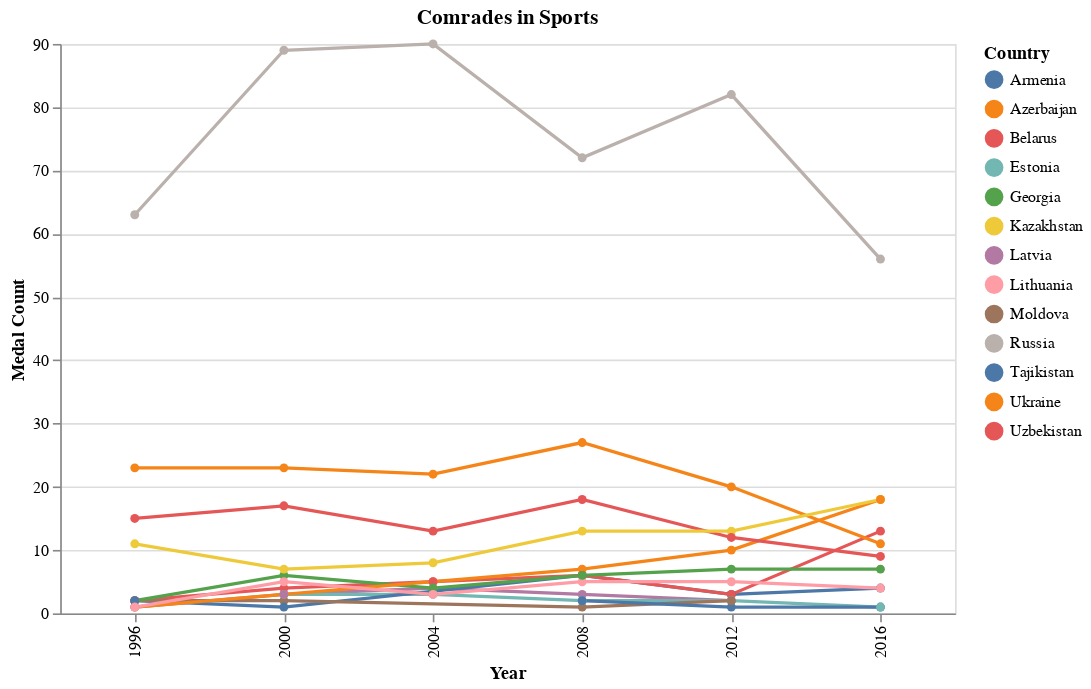

Notebook source saved alongside this figure:
### Code cell
alt.Chart(fsr_medal_count).mark_line(point = True).encode(
    x = 'Year:O',
    y = alt.Y('n_medals', title = 'Medal Count'),
    color = alt.Color("Country:N"),
    tooltip = [alt.Tooltip('Country')]).properties(
    title = "Comrades in Sports",
    width = 550,
    height = 350
)

### Figure 1 — Vega-Lite specification as saved in the notebook (floating-point values rounded to 4 significant figures)
{"config": {"view": {"continuousWidth": 400, "continuousHeight": 300}}, "data": {"name": "data-4030e7ba6bf392fd2ff9db03ea0e2102"}, "mark": {"type": "line", "point": true}, "encoding": {"color": {"type": "nominal", "field": "Country"}, "tooltip": [{"type": "nominal", "field": "Country"}], "x": {"type": "ordinal", "field": "Year"}, "y": {"type": "quantitative", "field": "n_medals", "title": "Medal Count"}}, "height": 350, "title": "Comrades in Sports", "width": 550, "$schema": "https://vega.github.io/schema/vega-lite/v4.8.1.json", "datasets": {"data-4030e7ba6bf392fd2ff9db03ea0e2102": [{"Country": "Latvia", "n_medals": 4, "Year": 2004, "rank": 7}, {"Country": "Estonia", "n_medals": 3, "Year": 2004, "rank": 9}, {"Country": "Armenia", "n_medals": 3, "Year": 2012, "rank": 8}, {"Country": "Uzbekistan", "n_medals": 3, "Year": 2012, "rank": 9}, {"Country": "Uzbekistan", "n_medals": 13, "Year": 2016, "rank": 4}, {"Country": "Armenia", "n_medals": 4, "Year": 2016, "rank": 8}, {"Country": "Moldova", "n_medals": 2, "Year": 2000, "rank": 11}, {"Country": "Georgia", "n_medals": 2, "Year": 1996, "rank": 6}, {"Country": "Azerbaijan", "n_medals": 1, "Year": 1996, "rank": 11}, {"Country": "Azerbaijan", "n_medals": 7, "Year": 2008, "rank": 5}, {"Country": "Ukraine", "n_medals": 22, "Year": 2004, "rank": 2}, {"Country": "Tajikistan", "n_medals": 1, "Year": 2016, "rank": 11}, {"Country": "Ukraine", "n_medals": 23, "Year": 2000, "rank": 2}, {"Country": "Belarus", "n_medals": 15, "Year": 1996, "rank": 3}, {"Country": "Kazakhstan", "n_medals": 13, "Year": 2008, "rank": 4}, {"Country": "Armenia", "n_medals": 6, "Year": 2008, "rank": 6}, {"Country": "Moldova", "n_medals": 1, "Year": 2008, "rank": 13}, {"Country": "Latvia", "n_medals": 2, "Year": 2012, "rank": 10}, {"Country": "Russia", "n_medals": 56, "Year": 2016, "rank": 1}, {"Country": "Russia", "n_medals": 63, "Year": 1996, "rank": 1}, {"Country": "Uzbekistan", "n_medals": 6, "Year": 2008, "rank": 8}, {"Country": "Lithuania", "n_medals": 5, "Year": 2008, "rank": 9}, {"Country": "Russia", "n_medals": 90, "Year": 2004, "rank": 1}, {"Country": "Kazakhstan", "n_medals": 13, "Year": 2012, "rank": 3}, {"Country": "Belarus", "n_medals": 12, "Year": 2012, "rank": 4}, {"Country": "Lithuania", "n_medals": 5, "Year": 2012, "rank": 7}, {"Country": "Georgia", "n_medals": 7, "Year": 2016, "rank": 7}, {"Country": "Georgia", "n_medals": 6, "Year": 2000, "rank": 5}, {"Country": "Uzbekistan", "n_medals": 4, "Year": 2000, "rank": 7}, {"Country": "Moldova", "n_medals": 2, "Year": 1996, "rank": 7}, {"Country": "Ukraine", "n_medals": 27, "Year": 2008, "rank": 2}, {"Country": "Azerbaijan", "n_medals": 5, "Year": 2004, "rank": 5}, {"Country": "Ukraine", "n_medals": 20, "Year": 2012, "rank": 2}, {"Country": "Georgia", "n_medals": 7, "Year": 2012, "rank": 6}, {"Country": "Estonia", "n_medals": 2, "Year": 2012, "rank": 11}, {"Country": "Tajikistan", "n_medals": 1, "Year": 2012, "rank": 13}, {"Country": "Kazakhstan", "n_medals": 18, "Year": 2016, "rank": 3}, {"Country": "Belarus", "n_medals": 17, "Year": 2000, "rank": 3}, {"Country": "Azerbaijan", "n_medals": 3, "Year": 2000, "rank": 10}, {"Country": "Latvia", "n_medals": 1, "Year": 1996, "rank": 9}, {"Country": "Latvia", "n_medals": 3, "Year": 2008, "rank": 10}, {"Country": "Estonia", "n_medals": 2, "Year": 2008, "rank": 11}, {"Country": "Tajikistan", "n_medals": 2, "Year": 2008, "rank": 12}, {"Country": "Uzbekistan", "n_medals": 5, "Year": 2004, "rank": 6}, {"Country": "Belarus", "n_medals": 9, "Year": 2016, "rank": 6}, {"Country": "Lithuania", "n_medals": 5, "Year": 2000, "rank": 6}, {"Country": "Russia", "n_medals": 72, "Year": 2008, "rank": 1}, {"Country": "Georgia", "n_medals": 6, "Year": 2008, "rank": 7}, {"Country": "Kazakhstan", "n_medals": 8, "Year": 2004, "rank": 4}, {"Country": "Ukraine", "n_medals": 11, "Year": 2016, "rank": 5}, {"Country": "Estonia", "n_medals": 3, "Year": 2000, "rank": 9}, {"Country": "Kazakhstan", "n_medals": 11, "Year": 1996, "rank": 4}, {"Country": "Uzbekistan", "n_medals": 2, "Year": 1996, "rank": 8}, {"Country": "Belarus", "n_medals": 13, "Year": 2004, "rank": 3}, {"Country": "Moldova", "n_medals": 2, "Year": 2012, "rank": 12}, {"Country": "Kazakhstan", "n_medals": 7, "Year": 2000, "rank": 4}, {"Country": "Armenia", "n_medals": 1, "Year": 2000, "rank": 12}, {"Country": "Georgia", "n_medals": 4, "Year": 2004, "rank": 8}, {"Country": "Lithuania", "n_medals": 3, "Year": 2004, "rank": 10}, {"Country": "Azerbaijan", "n_medals": 10, "Year": 2012, "rank": 5}, {"Country": "Azerbaijan", "n_medals": 18, "Year": 2016, "rank": 2}, {"Country": "Lithuania", "n_medals": 4, "Year": 2016, "rank": 9}, {"Country": "Ukraine", "n_medals": 23, "Year": 1996, "rank": 2}, {"Country": "Belarus", "n_medals": 18, "Year": 2008, "rank": 3}, {"Country": "Russia", "n_medals": 82, "Year": 2012, "rank": 1}, {"Country": "Estonia", "n_medals": 1, "Year": 2016, "rank": 10}, {"Country": "Russia", "n_medals": 89, "Year": 2000, "rank": 1}, {"Country": "Latvia", "n_medals": 3, "Year": 2000, "rank": 8}, {"Country": "Armenia", "n_medals": 2, "Year": 1996, "rank": 5}, {"Country": "Lithuania", "n_medals": 1, "Year": 1996, "rank": 10}]}}
